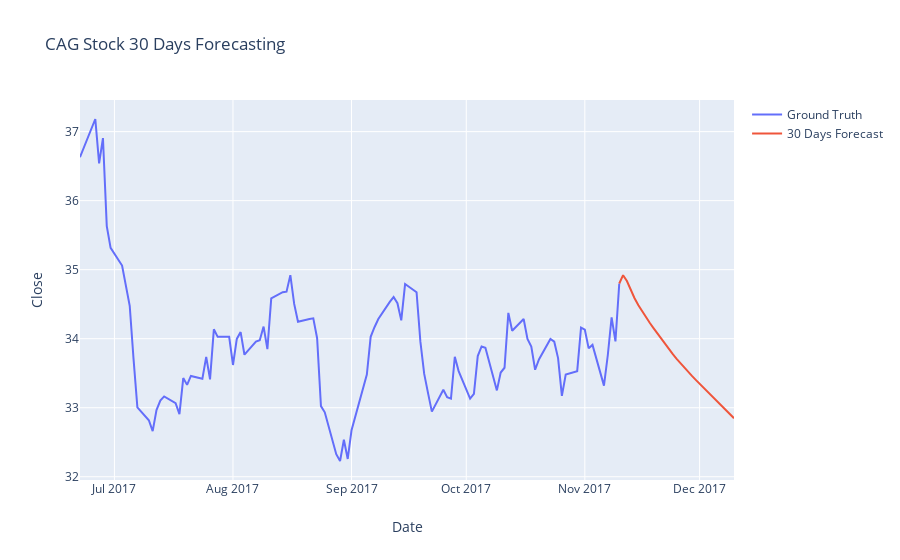

Notebook cell for this chart:
### Code cell
fig = go.Figure()
# fig.add_trace(go.Scatter(y=df['Close'], x=df['Date'],  name='Real'))
# fig.add_trace(go.Scatter(y=trainPredict, x=df['Date'], name='Predicted'))
# fig.update_layout(title = 'CAG Stock Price')
# fig.show()


test_close = test_close.reshape((-1))
test_predicted = testPredict.reshape((-1))
forecast = forecast.reshape((-1))

trace1 = go.Scatter(
    x = test_date[-100:],
    y = test_close[-100:],
    mode='lines',
    name = 'Ground Truth'
)

trace2 = go.Scatter(
    x=forecast_dates,
    y=forecast,
    mode='lines',
    name='30 Days Forecast'
)
layout = go.Layout(
    title = "CAG Stock 30 Days Forecasting",
    xaxis = {'title' : "Date"},
    yaxis = {'title' : "Close"}
)
fig = go.Figure(data=[trace1, trace2], layout=layout)
fig.show()
